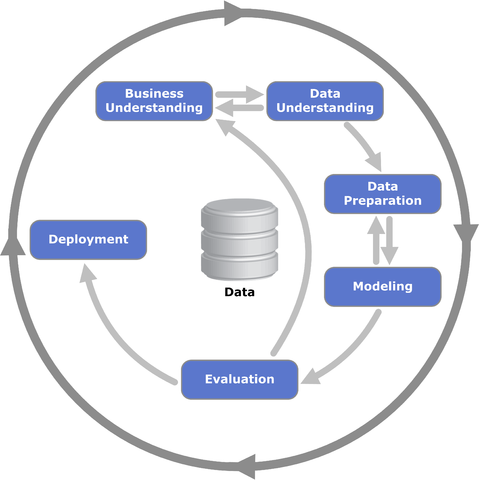
#> input picture images/CRISP-DM_Process_Diagram1.png, 479 x 480 px, found by its file name
$ jupyter execute --allow-errors 1_data_science_solution.ipynb
#> lines starting #> are read from the running program, lines starting #| are printed output that depends on the picture
# Data Science Tutorial

[cell 1]
# Copy and extension of this tutorial:
# https://github.com/rhiever/Data-Analysis-and-Machine-Learning-Projects/blob/master/example-data-science-notebook/Example%20Machine%20Learning%20Notebook.ipynb

## CRISP-DM

CRISP-DM is the standard process for data science projects.
Further details: https://en.wikipedia.org/wiki/Cross-industry_standard_process_for_data_mining

[cell 2]
import cv2
img = cv2.imread('images\\CRISP-DM_Process_Diagram1.png')
#> img is the input picture: shape (480, 479, 3); mean B, G, R 238.9, 230.3, 227.5
#> (the rest of this cell did not finish here and is left out)

## Import dependencies

[cell 3]
import pandas as pd
import numpy as np
import matplotlib.pyplot as plt
import seaborn as sns
from sklearn.datasets import load_iris

from warnings import simplefilter
# ignore all future warnings
simplefilter(action='ignore', category=FutureWarning)

## Business Understanding

For the purposes of this exercise, let's pretend we're working for a startup that just got funded to create a smartphone app that automatically identifies species of flowers from pictures taken on the smartphone. We're working with a moderately-sized team of data scientists and will be building part of the data analysis pipeline for this app.

We've been tasked by our company's Head of Data Science to create a demo machine learning model that takes four measurements from the flowers (sepal length, sepal width, petal length, and petal width) and identifies the species based on those measurements alone.

## Data Understanding

[cell 4]
iris = load_iris()
classes = ["iris-setosa", "iris-versicolor", "iris-virginica"]

iris_data = pd.DataFrame(data= np.c_[iris['data'], iris['target']],
                     columns= iris['feature_names'] + ['target'])

def get_class(index):
    return classes[int(index)]
iris_data["class"] = iris_data.target.apply(get_class)
iris_data.head(100)

[cell 5]
iris_data.describe()

[cell 6]
sns.pairplot(iris_data.dropna(), hue='class')
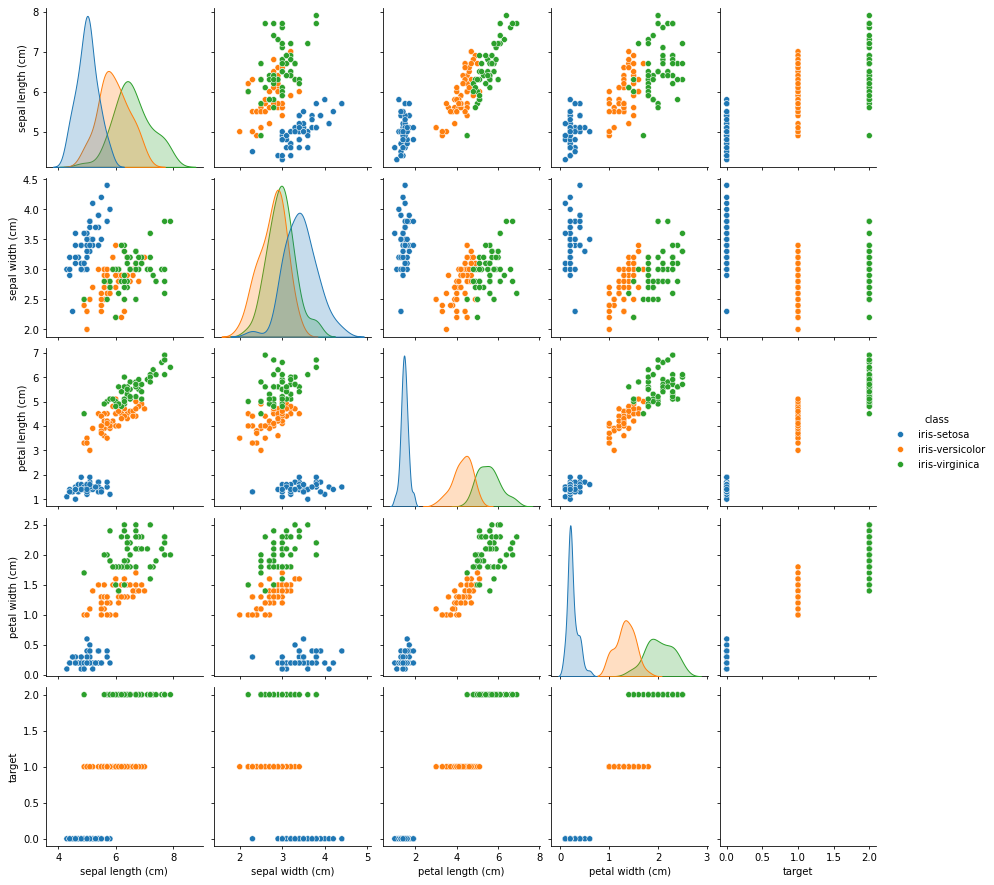
#> figure drawn by matplotlib, 24 panels

[cell 7]
plt.figure(figsize=(10, 10))

for column_index, column in enumerate(iris_data.columns):
    if column in ['class', 'target']:
        continue
    plt.subplot(2, 2, column_index + 1)
    sns.violinplot(x='class', y=column, data=iris_data)
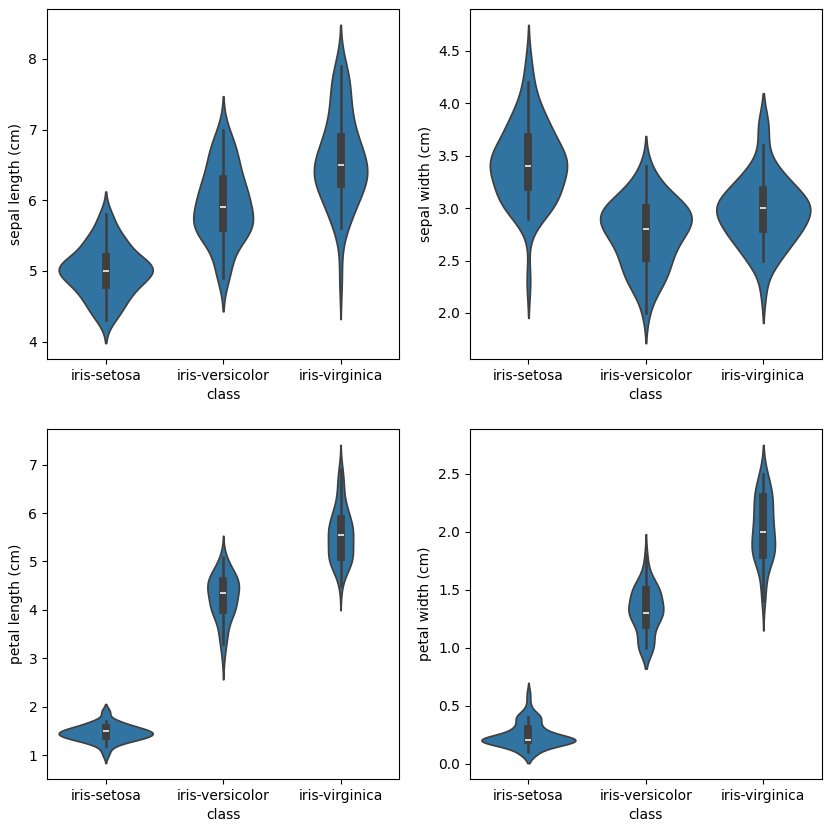
#> figure drawn by matplotlib, 4 panels

## Prepare split dataset in input and target as well as training and test set

[cell 8]
from sklearn.model_selection import train_test_split

all_inputs = iris_data[['sepal length (cm)', 'sepal width (cm)',
                             'petal length (cm)', 'petal width (cm)']].values

all_labels = iris_data['class'].values

(training_inputs,
 testing_inputs,
 training_classes,
 testing_classes) = train_test_split(all_inputs, all_labels, test_size=0.25, random_state=1)

## Train a Decision Tree Classifier

[cell 9]
from sklearn.tree import DecisionTreeClassifier

# Create the classifier
decision_tree_classifier = DecisionTreeClassifier()

# Train the classifier on the training set
decision_tree_classifier.fit(training_inputs, training_classes)

# Validate the classifier on the testing set using classification accuracy
decision_tree_classifier.score(testing_inputs, testing_classes)

[cell 10]
from sklearn.tree.export import export_graphviz
from sklearn import tree
tree.plot_tree(decision_tree_classifier.fit(testing_inputs, testing_classes))

#> (a cell that did not finish here is left out)

## Repeat classification with 1000 different splits

[cell 12]
model_accuracies = []

for repetition in range(1000):
    (training_inputs,
     testing_inputs,
     training_classes,
     testing_classes) = train_test_split(all_inputs, all_labels, test_size=0.25)

    decision_tree_classifier = DecisionTreeClassifier()
    decision_tree_classifier.fit(training_inputs, training_classes)
    classifier_accuracy = decision_tree_classifier.score(testing_inputs, testing_classes)
    model_accuracies.append(classifier_accuracy)

plt.hist(model_accuracies)
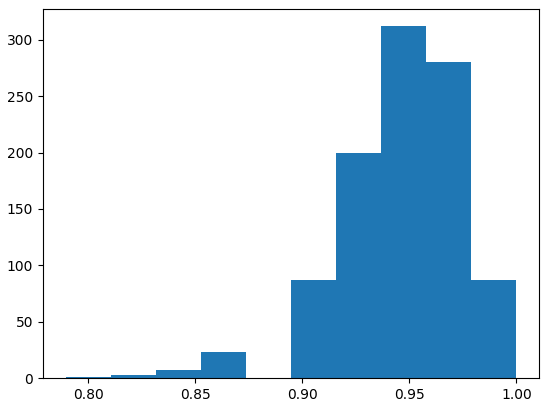
#> figure drawn by matplotlib, 1 panel; tallest bar 312 high, from x = 0.937 to 0.958

## Use Cross-Validation Splits for the evaluation

[cell 13]
from sklearn.model_selection import StratifiedKFold

def plot_cv(cv, features, labels):
    masks = []
    for train, test in cv.split(features, labels):
        mask = np.zeros(len(labels), dtype=bool)
        mask[test] = 1
        masks.append(mask)

    plt.figure(figsize=(15, 15))
    plt.imshow(masks, interpolation='none', cmap='gray_r')
    plt.ylabel('Fold')
    plt.xlabel('Row #')

plot_cv(StratifiedKFold(n_splits=10), all_inputs, all_labels)
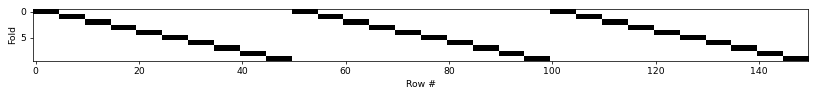
#> figure drawn by matplotlib, 1 panel

[cell 14]
from sklearn.model_selection import cross_val_score

decision_tree_classifier = DecisionTreeClassifier()

# cross_val_score returns a list of the scores, which we can visualize
# to get a reasonable estimate of our classifier's performance
cv_scores = cross_val_score(decision_tree_classifier, all_inputs, all_labels, cv=10)
plt.hist(cv_scores)
plt.title('Average score: {}'.format(np.mean(cv_scores)))
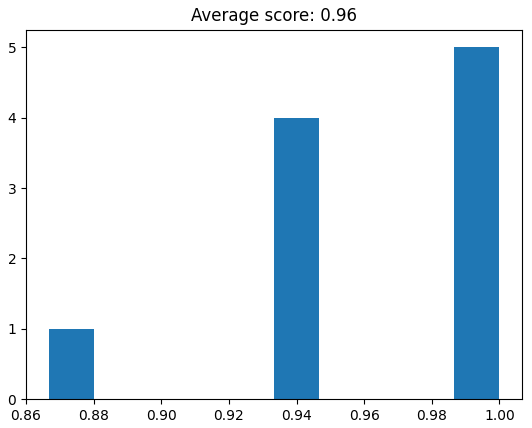
#> figure drawn by matplotlib, 1 panel; tallest bar 5 high, from x = 0.987 to 1
